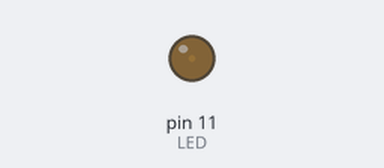
This sketch was run on a simulated Arduino Uno, built with avr-gcc and run on an emulated ATmega328P. On the bench: output pins drawn as LEDs (lit = HIGH).

Above: at 0.05 s.
At 0.65 s:
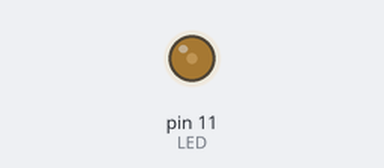
At 1.3 s:
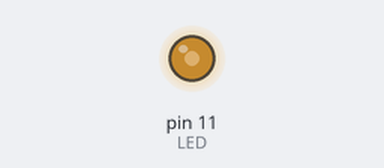
At 2.55 s:
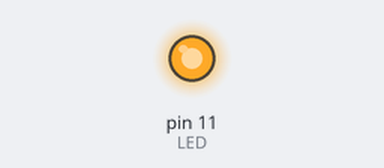
Timing chart, 0 to 5.9 s (numbered marks = the images above):
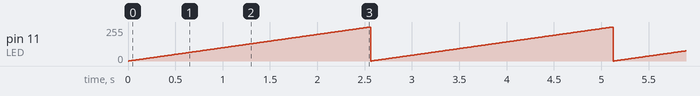

Measured:
- by itself, pin 11 (LED): ramps from 0/255 to 255/255 and jumps back, once every 2.6 s

The sketch:

LED_PWM_2.ino
```cpp
/* LED_PWM, Variar a intensidade dun led con modulación da anchura de pulso usando un bucle for.
*/
#define LED 11 // Led conectado o pin 11
void setup() {
 pinMode (LED, OUTPUT); // Definimos modo saída
}
void loop() {
 // Incrementamos O dende 0 ata 255 en pasos de 1
 for (int i = 0; i <= 255; i++)
 {
 analogWrite(LED, i); // Escribimos o valor i “PWM” na saída
 delay(10); // facemos unha pausa de 100mS entre incremento
 }
}
```
